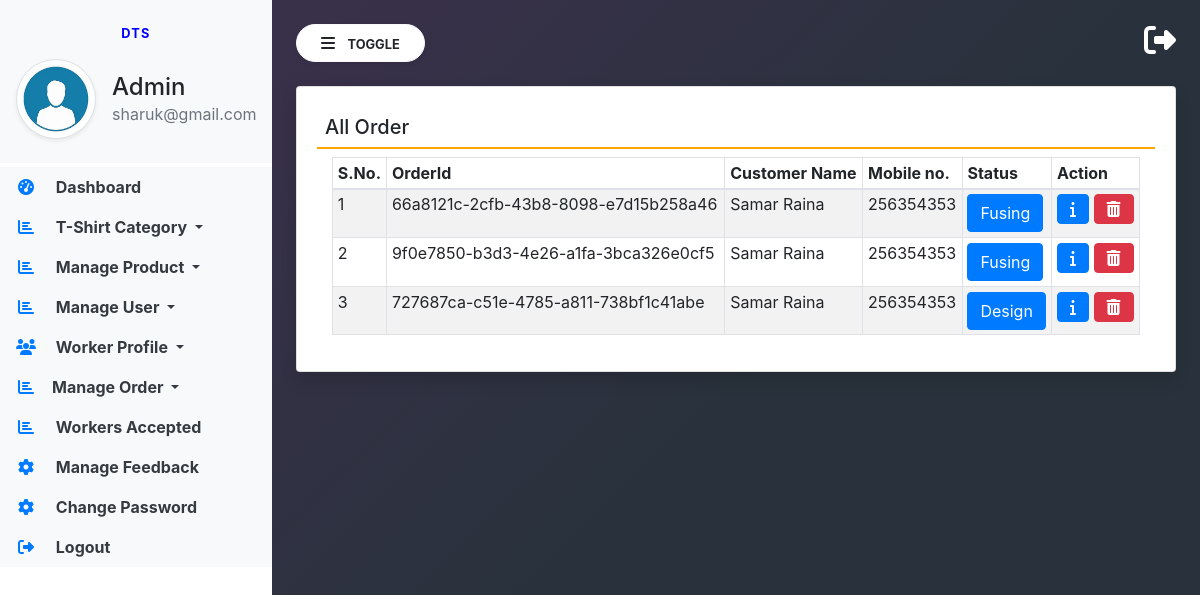
The app's page /manage-order/ (signed in) with its own data.
### store_app/models.py (models this page shows, shortened)
class Order(models.Model):
    order_id = models.CharField(max_length=50, unique=True, default=uuid.uuid4, editable=False)
    user = models.ForeignKey(User, on_delete=models.CASCADE)
    user_p = models.ForeignKey(UserProfile, on_delete=models.CASCADE)
    product = models.CharField(max_length=1000,default='')
    status = models.IntegerField(choices=ORDERSTATUS, default=1)
    image = models.FileField(null=True, blank=True)
    quantity = models.IntegerField()
    phone = models.IntegerField() #Extra
    address = models.CharField(max_length=300, null=True, blank=True)
    product_description = models.TextField(null=True, blank=True)
    created = models.DateTimeField(auto_now_add=True)

class UserProfile(models.Model):
    user = models.ForeignKey (User, on_delete=models.CASCADE, null=True, blank=True)
    name = models.CharField(max_length=100, null=True, blank=True)
    last = models.CharField(max_length=100, null=True, blank=True)
    username = models.CharField(max_length=100, null=True, blank=True)
    email = models.CharField(max_length=150, null=True, blank=True)
    mobile = models.CharField(max_length=100, null=True, blank=True)
    address = models.TextField(null=True, blank=True)
    image = models.FileField(null=True, blank=True)

### E_shop/views.py (the view)
# urls.py: path('manage-order/', views.manage_order, name="manage_order"),
def manage_order(request):
    action = request.GET.get('action', 0)
    order = Order.objects.filter(status=int(action))
    order_status = ORDERSTATUS[int(action)-1][1]
    if int(action) == 0:
        order = Order.objects.filter()
        order_status = 'All'
    return render(request, 'admin/manage_ordered.html', locals())

### templates/admin/manage_ordered.html (shortened to what this page needs)
{% extends 'admin/admin_base.html' %}
{% block main %}
<link rel="stylesheet" href="https://cdnjs.cloudflare.com/ajax/libs/font-awesome/6.2.1/css/all.min.css" />
<div class="card shadow">
    <div class="card-body">
        <h5 class="p-2" style="border-bottom: 2px solid orange;">{{order_status}} Order</h5>
        <div class="container-fluid">
            <table class="table table-striped table-bordered table-sm" id="example">
                <thead>
                <tr>
                    <th>S.No.</th>
                    <th>OrderId</th>
                    <th>Customer Name</th>
                    <th>Mobile no.</th>
                    <th>Status</th>
                    <th>Action</th>
                </tr>
                </thead>
                <tbody>
                {% for i in order %}
                <tr>
                    <td>{{forloop.counter}}</td>
                    <td>{{i.order_id}}</td>
                    <td>{{i.user_p.name}} {{i.user_p.last}}</td>
                    <td>{{i.user_p.mobile}}</td>
                    <td><a href="/admin-order-track/{{i.id}}/" class="btn btn-primary" title="Track Status">{{i.get_status_display}}</a></td>
                    <td>
                        <button type="button" class="btn btn-primary" data-toggle="modal" data-target="#exampleModal-{{forloop.counter}}">
                            <i class="fas fa-info"></i>
                          </button>
                        <a href="/delete-order/{{i.id}}/?action={{request.GET.action}}" class="btn btn-danger"
                           onclick="return confirm('Are You Sure?')">
                            <i class="fas fa-trash-alt"></i>
                        </a>
                    </td>
                </tr>
                {% endfor %}
                </tbody>
            </table>
        </div>
    </div>
</div>
{% endblock %}

### templates/admin/admin_base.html (shortened to what this page needs)
{% load static %}
<html lang="en">
<head>
    <link rel="stylesheet" href="https://maxcdn.bootstrapcdn.com/bootstrap/4.3.1/css/bootstrap.min.css">
    <link rel="stylesheet" href="https://use.fontawesome.com/releases/v5.6.3/css/all.css"
>
    <link rel="stylesheet" type="text/css" href="{% static 'assets/css/admin_base_sideBar.css' %}">
    <html>
</head>
<body>
<div class="vertical-nav bg-white" id="sidebar">
    <div class="py-4 px-3 mb-1 bg-light">
        <p class="font-weight-bold text-uppercase px-3 small dashboard-text text-center">DTS</p>
        <div class="media d-flex align-items-center">
            <img src="{% static 'assets/images/team/adminpro.jpeg' %}" width="80" height="80"
                 class="mr-3 rounded-circle img-thumbnail shadow-sm">
            <div class="media-body">
                <h4 class="mb-0">Admin</h4>
                <p class="text-muted mb-0">{{request.user.email}}</p>
            </div>
        </div>
    </div>
    <ul class="nav flex-column bg-white">
        <li class="nav-item">
            <a href="{% url 'a_dashboard' %}" class="nav-link text-dark bg-light">
                <i class="fas fa-tachometer-alt fa-fw mr-3 text-primary"></i>
                Dashboard
            </a>
        </li>
        <li class="nav-item dropdown">
            <a class="nav-link dropdown-toggle text-dark bg-light" href="#" id="navbardrop" data-toggle="dropdown">
                <i class="fas fa-chart-bar mr-3 text-primary fa-fw"></i> T-Shirt Category
            </a>
        </li>
        <li class="nav-item dropdown">
            <a class="nav-link dropdown-toggle text-dark bg-light" href="#" id="navbardrop" data-toggle="dropdown">
                <i class="fas fa-chart-bar mr-3 text-primary fa-fw"></i> Manage Product
            </a>
        </li>
        <li class="nav-item dropdown">
            <a class="nav-link dropdown-toggle text-dark bg-light" href="#" id="navbardrop" data-toggle="dropdown">
                <i class="fas fa-chart-bar mr-3 text-primary fa-fw"></i> Manage User
            </a>
        </li>
        <li class="nav-item dropdown">
            <a class="nav-link dropdown-toggle text-dark bg-light" href="#" id="navbardrop" data-toggle="dropdown">
                <i class="fas fa-users mr-3 text-primary fa-fw"></i> Worker Profile
            </a>
        </li>
        <li class="nav-item dropdown">
            <a class="nav-link dropdown-toggle text-dark bg-light" href="#" id="navbardrop" data-toggle="dropdown">
                <i class="fas fa-chart-bar mr-3 text-primary fa-fw"></i>Manage Order
            </a>
        </li>
        <li class="nav-item">
            <a href="{% url 'approved_designs' %}" class="nav-link text-dark bg-light">
                <i class="fas fa-chart-bar mr-3 text-primary fa-fw"></i>
                Workers Accepted
            </a>
        </li>
        <li class="nav-item">
            <a href="" class="nav-link text-dark bg-light">
                <i class="fas fa-cog mr-3 text-primary fa-fw"></i>
                Manage Feedback
            </a>
        </li>
        <li class="nav-item">
            <a href="" class="nav-link text-dark bg-light">
                <i class="fas fa-cog mr-3 text-primary fa-fw"></i>
                Change Password
            </a>
        </li>
        <li class="nav-item">
            <a href="{% url 'b_login' %}" class="nav-link text-dark bg-light">
                <i class="fas fa-sign-out-alt mr-3 text-primary fa-fw"></i>
                Logout
            </a>
        </li>
    </ul>
</div>
<div class="page-content p-4" id="content">
    <a href="{% url 'b_login' %}" title="logout" class="float-right text-white"><i class="fas fa-sign-out-alt fa-2x"></i></a>
    <button id="sidebarCollapse" type="button" class="btn btn-light bg-white rounded-pill shadow-sm px-4 mb-4">
        <i class="fas fa-bars mr-2"></i>
        <small class="text-uppercase font-weight-bold">Toggle</small>
    </button>
    {% block main %}
    {% endblock %}
</div>
</body>
</html>

### static/assets/css/admin_base_sideBar.css (style rules this page uses)
body { background-image : linear-gradient(135.9deg,rgba(57, 48, 74, 1) 16.4%,rgba(41, 50, 60, 1) 56.1%); min-height:100vh; }
.vertical-nav { min-width : 17rem; width : 17rem; height:100vh; position:fixed; top:0; left:0; transition: all 0.4s; }
.page-content { width:calc(100% - 17rem); margin-left:17rem; transition:all 0.4s; }
.dashboard-text { letter-spacing : 0.1em; color : blue; }
.nav-link { font-weight : bold; }

### records on screen
Order: order_id "66a8121c-2cfb-43b8-8098-e7d15b258a46", user_p.name "Samar", user_p.last "Raina", user_p.mobile "256354353", status "Fusing"
Order: order_id "9f0e7850-b3d3-4e26-a1fa-3bca326e0cf5", user_p.name "Samar", user_p.last "Raina", user_p.mobile "256354353", status "Fusing"
Order: order_id "727687ca-c51e-4785-a811-738bf1c41abe", user_p.name "Samar", user_p.last "Raina", user_p.mobile "256354353", status "Design"

### other values on screen
{{ request.user.email }} "sharuk@gmail.com"
{{ order_status }} "All"
